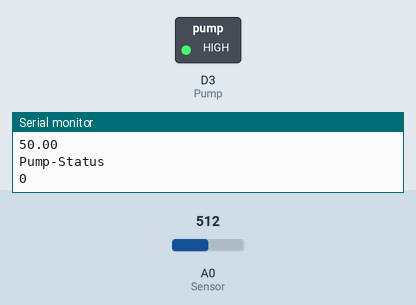
Recording of a sketch running on a simulated ESP8266 (NodeMCU). Shown: switched loads named in the sketch (green lamp = pin HIGH), the last lines printed to the serial monitor. The inputs (shaded band) are chosen by the test bench; at power-on: A0 (Sensor) = 512. WiFi joins after 1.5 s; servers stay silent unless stated.

Above: at 2.7 s.
2.8 s: A0 (Sensor) set to 760
4.3 s: A0 (Sensor) set to 782
At 5.2 s:
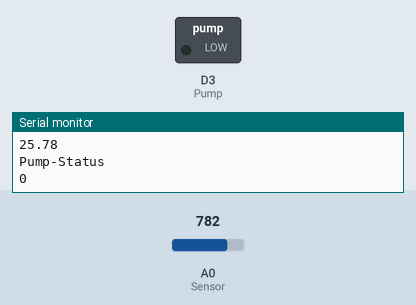
Timing chart, 0 to 7.3 s (numbered marks = the images above; inputs shaded):
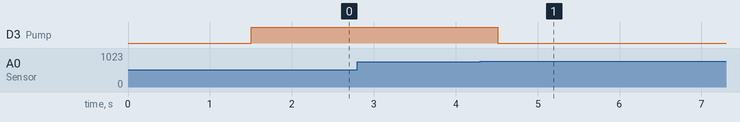

The sketch:

IOT_Project.ino
```cpp
#include <ESP8266WiFi.h>
#include <FirebaseArduino.h>
#define FIREBASE_HOST "smart-irrigation-system-1df0b-default-rtdb.firebaseio.com"
#define FIREBASE_AUTH "XmDp5AxQCy0lRdzABb4UsP2uBamy5JXjtIlkjkJA"
#define WIFI_SSID "Redmi 10"
#define WIFI_PASSWORD "9157723152"

#define Sensor A0
#define Pump D3
void setup() {
  Serial.begin(9600);
  WiFi.begin(WIFI_SSID, WIFI_PASSWORD);
  Serial.print("Connecting to ");
  Serial.print(WIFI_SSID);
  while (WiFi.status() != WL_CONNECTED) {
    Serial.print(".");
    delay(500);
  }

  Serial.println();
  Serial.print("Connected");
  Serial.print("IP Address: ");
  Serial.println(WiFi.localIP());
  Firebase.begin(FIREBASE_HOST, FIREBASE_AUTH);

  // Sensor and Pump Data
  pinMode(Sensor, INPUT);
  pinMode(Pump, OUTPUT);
}

void loop() {
  int sensorread = analogRead(Sensor);
  float x = sensorread;
  float y = (1 - (x/1024));
  float humidity = y*100;
  int Pumpstatus;

  if (humidity <= 25){
    digitalWrite(Pump, 0);
    delay(10000);
    Pumpstatus = 1;
  }
  else{
    digitalWrite(Pump, 1);
    Pumpstatus = 0;
  }

  Serial.println("Humidity: ");
  Serial.println(humidity);
  Serial.println("Pump-Status");
  Serial.println(Pumpstatus);
  Firebase.setFloat("SoilMoisture/Humidity",humidity);
  Firebase.setFloat("SoilMoisture/PumpStatus",Pumpstatus);

    if (Firebase.failed())
    {
      Serial.print("pushing /logs failed:");
      Serial.println(Firebase.error());
      return;
    }
//   while(1){
//     int PumpStatus = Firebase.getInt("SoilMoisture/PumpStatus");
//     if(PumpStatus == 1){
//       digitalWrite(Pump, HIGH);
//       Serial.println("Pump On");
//       break;
//     }
//     else if (PumpStatus == 0){
//       digitalWrite(Pump, LOW);
//       Serial.println("Pump Off");
//       break;
//     }
//     else{
//       Serial.println(Firebase.error());
//       return;
//     }
//   }
}

// #define relaypin D3
// void setup(){
//   pinMode(relaypin, OUTPUT);
// }
// void loop(){
//   digitalWrite(relaypin,LOW);
//   delay(2000);
//   digitalWrite(relaypin,HIGH);
//   delay(2000);
// }
```

Measured:
- the behaviour switches between 767 and 768 on A0 (Sensor) (found by bisection; images 0 and 1)
- after the input at 4.3 s, D3 (Pump): HIGH → LOW after 0.21 s
